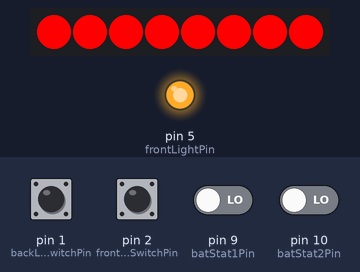
Recording of a sketch running on a simulated Arduino Uno, built with avr-gcc and run on an emulated ATmega328P. On the bench: 8 RGB LEDs in strip order, left to right, output pins drawn as LEDs (lit = HIGH). Inputs (shaded band) come from the test bench; at power-on: pin 1 (backLightSwitchPin), pin 2 (frontLightSwitchPin) HIGH, pin 9 (batStat1Pin), pin 10 (batStat2Pin) LOW. Dim RGB values are drawn brighter than linear.

Above: at 1.06 s.
1.3 s: pin 9 (batStat1Pin) driven HIGH
At 1.7 s:
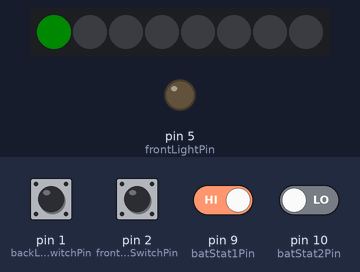
2.8 s: pin 9 (batStat1Pin) driven LOW
At 2.95 s:
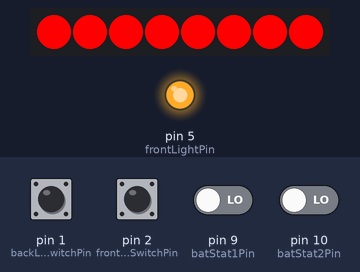
5.0 s: pin 10 (batStat2Pin) driven HIGH
At 5.7 s:
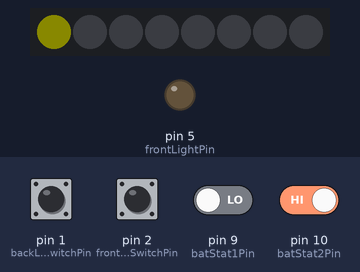
6.5 s: pin 10 (batStat2Pin) driven LOW
At 6.65 s:
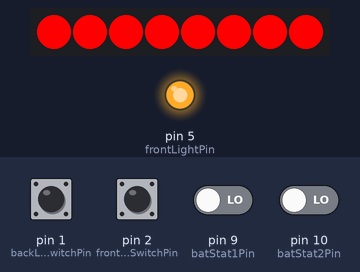
8.5 s: pin 1 (backLightSwitchPin) pulled LOW for 1 s
At 8.93 s:
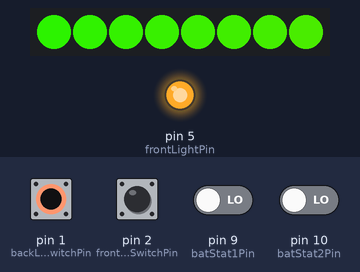
10.1 s: pin 2 (frontLightSwitchPin) pulled LOW for 0.15 s
At 10.45 s:
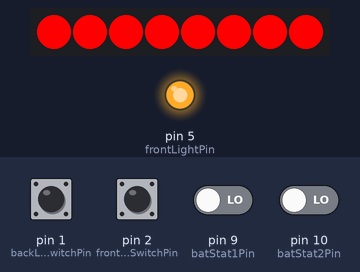
Timing chart, 0 to 11.8 s (numbered marks = the images above; inputs shaded):
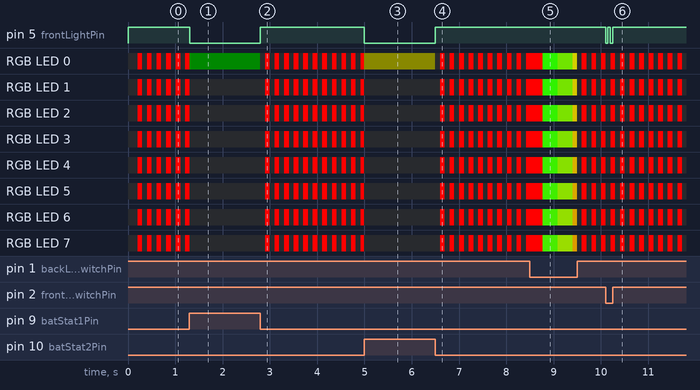

The sketch:

bikeLights.ino
```cpp
#include <Adafruit_NeoPixel.h>
#define PIN 8
#define NUMPIXELS 8

Adafruit_NeoPixel strip = Adafruit_NeoPixel(NUMPIXELS, PIN, NEO_GRB + NEO_KHZ800);
unsigned long curTime = 0;

// Light Switching Input
int frontLightSwitchPin = 2;
int backLightSwitchPin = 1;

// Front Light Vars
const int frontLightPin = 5;
const int frontLightDelay = 50;
int frontLightState = LOW;
unsigned long frontLightPrevTime = 0;
int frontLightTimeDelta = 0;

// Back Light Vars
int rainbowDelay = 20;
unsigned long rainbowPrevTime = 0;
int rainbowColorJ = 0;
int rainbowTimeDelta = 0;

int stripBlinkDelay = 100;
unsigned int stripBlinkPrevTime = 0;
int stripBlinkState = 255;
int stripBlinkTimeDelta = 0;

// Charging Status
int batStat1Pin = 9;
int batStat2Pin = 10;
int batStat1 = LOW;
int batStat2 = LOW;

void setup() {
  // input
  // light switching
  pinMode(frontLightSwitchPin, INPUT_PULLUP);
  pinMode(backLightSwitchPin, INPUT_PULLUP);
  // charge status
  pinMode(batStat1Pin, INPUT);
  pinMode(batStat2Pin, INPUT);

  // front light
  pinMode(frontLightPin, OUTPUT);

  // setup strip (back light)
  strip.begin();
  strip.show(); // Initialize all pixels to 'off'

  digitalWrite(frontLightPin, frontLightState);

}

// Charging Functions
void setFirstPixel(uint32_t color) {
  for(uint16_t ii=0; ii<strip.numPixels(); ii++) {
    if ( ii == 0 ) {
      strip.setPixelColor(ii, color);
    } else {
      strip.setPixelColor(ii, strip.Color(0, 0, 0));
    }
  }
  strip.show();
  digitalWrite(frontLightPin, LOW);
}
void batStatCharging() {
  setFirstPixel(strip.Color(10, 10, 0));
}
void batStatCharged() {
  setFirstPixel(strip.Color(0, 10, 0));
}


// Front Light Functions
void frontLightBlink() {

  frontLightTimeDelta = curTime - frontLightPrevTime;

  if ( frontLightTimeDelta >= frontLightDelay ) {
    frontLightPrevTime = curTime;

    if ( frontLightState == LOW )
      frontLightState = HIGH;
    else
      frontLightState = LOW;

    digitalWrite(frontLightPin, frontLightState);

  }

}
void frontLightSolid() {
  frontLightState = HIGH;
  digitalWrite(frontLightPin, frontLightState);
}


// Back Light Functions
void rainbow() {
  uint16_t i, j;

  rainbowTimeDelta = curTime - rainbowPrevTime;

  if ( rainbowTimeDelta > rainbowDelay ) {

      rainbowPrevTime = curTime;
      for(i=0; i<strip.numPixels(); i++) {
        strip.setPixelColor(i, Wheel((i+rainbowColorJ) & 255));
      }
      strip.show();

      if ( rainbowColorJ <= 255 ) {
        rainbowColorJ++;
      } else {
        rainbowColorJ = 0;
      }
  }

}
void stripBlink() {

  stripBlinkTimeDelta = curTime - stripBlinkPrevTime;

  if ( stripBlinkTimeDelta > stripBlinkDelay ) {
    stripBlinkPrevTime = curTime;
    if ( stripBlinkState == 255 )
      stripBlinkState = 0;
    else
      stripBlinkState = 255;

    for(uint16_t ii=0; ii<strip.numPixels(); ii++) {
      strip.setPixelColor(ii, strip.Color(stripBlinkState, 0, 0));
    }
    strip.show();

  }
}


void loop() {
  curTime = millis();

  batStat1 = digitalRead(batStat1Pin);
  batStat2 = digitalRead(batStat2Pin);

  if ( batStat1 == HIGH ) {
    batStatCharged();
  } else if ( batStat2 == HIGH ) {
    batStatCharging();
  } else {
    if (digitalRead(frontLightSwitchPin) == LOW) {
      frontLightBlink();
    } else {
      frontLightSolid();
    }
    if (digitalRead(backLightSwitchPin) == LOW) {
      rainbow();
    } else {
      stripBlink();
    }
  }

  // digitalWrite(frontLightPin, HIGH);


}


// Input a value 0 to 255 to get a color value.
// The colours are a transition r - g - b - back to r.
uint32_t Wheel(byte WheelPos) {
  if(WheelPos < 85) {
   return strip.Color(WheelPos * 3, 255 - WheelPos * 3, 0);
  } else if(WheelPos < 170) {
   WheelPos -= 85;
   return strip.Color(255 - WheelPos * 3, 0, WheelPos * 3);
  } else {
   WheelPos -= 170;
   return strip.Color(0, WheelPos * 3, 255 - WheelPos * 3);
  }
}
```

Measured:
- after the input at 1.3 s, pin 5 (frontLightPin): HIGH → LOW at once; the LEDs: change at once (image 1)
- after the input at 2.8 s, pin 5 (frontLightPin): LOW → HIGH at once; RGB LED 0: alternates RGB(255, 0, 0) for 0.10 s and off for 0.10 s, starting at once; RGB LED 1–7: alternates RGB(255, 0, 0) for 0.10 s and off for 0.10 s, starting after 0.10 s; the LEDs: first change at once (image 2 shows a later state)
- after the input at 5.0 s, pin 5 (frontLightPin): HIGH → LOW at once; the LEDs: change at once (image 3)
- after the input at 6.5 s, pin 5 (frontLightPin): LOW → HIGH at once; RGB LED 0: alternates RGB(255, 0, 0) for 0.10 s and off for 0.10 s, starting at once; RGB LED 1–7: alternates RGB(255, 0, 0) for 0.10 s and off for 0.10 s, starting after 0.10 s; the LEDs: first change at once (image 4 shows a later state)
- after the input at 8.5 s, the LEDs: change after 0.27 s (image 5)
- after the input at 10.1 s, pin 5 (frontLightPin): alternates HIGH for 0.05 s and LOW for 0.05 s, 4 changes in all, then stays HIGH, starting at once
